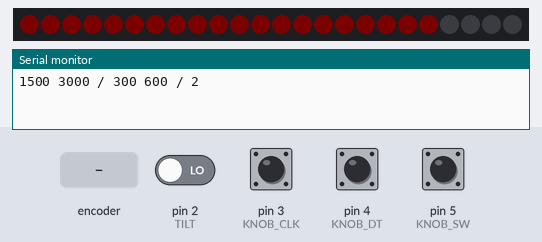
Simulated run of this sketch. Board: Arduino Uno, built with avr-gcc and run on an emulated ATmega328P. Parts: 24 RGB LEDs in strip order, left to right, the last lines printed to the serial monitor. The inputs (shaded band) are chosen by the test bench; at power-on: pin 3 (KNOB_CLK), pin 4 (KNOB_DT), pin 5 (KNOB_SW) HIGH, pin 2 (TILT) LOW. Dim RGB values are drawn brighter than linear.

Above: at 1.2 s.
1.3 s: rotary encoder on pin 3 (KNOB_CLK) / pin 4 (KNOB_DT) turned 3 steps (first pin leading)
At 2.8 s:
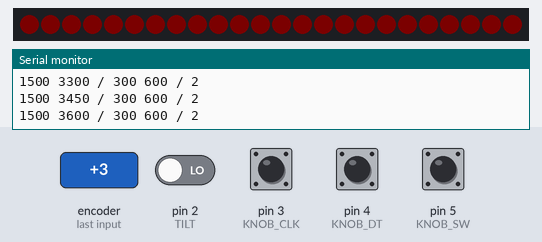
3.4 s: pin 5 (KNOB_SW) pulled LOW for 0.15 s
At 4.6 s:
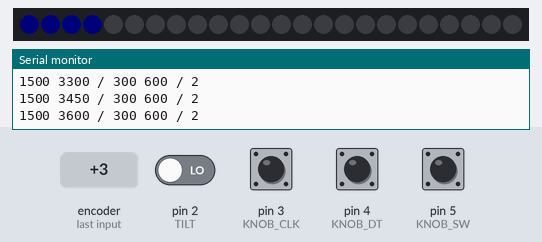
5.0 s: pin 5 (KNOB_SW) pulled LOW for 1 s
At 5.8 s:
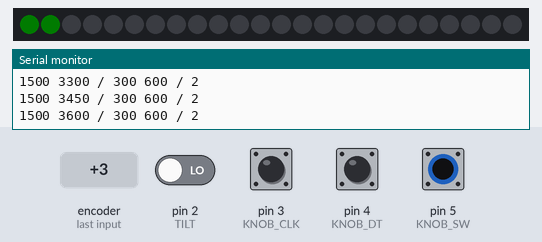
7.5 s: pin 2 (TILT) driven HIGH
At 8.7 s:
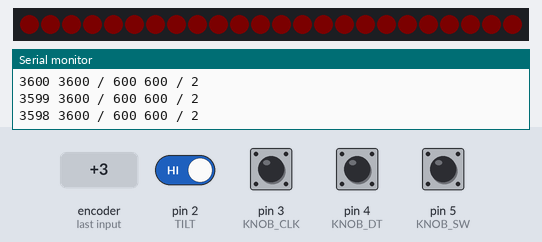
9.0 s: pin 5 (KNOB_SW) pulled LOW for 3.2 s
At 10.1 s:
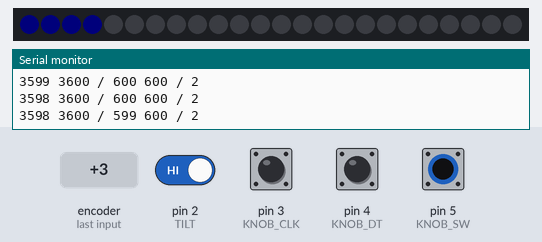
13.7 s: rotary encoder on pin 3 (KNOB_CLK) / pin 4 (KNOB_DT) turned 2 steps (second pin leading)
At 14.2 s:
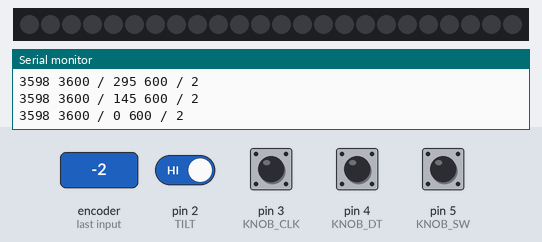
Timing chart, 0 to 16.7 s (numbered marks = the images above; inputs shaded):
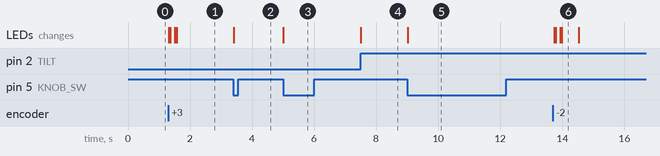

The sketch:

pomodoro-timer.ino
```cpp
//NECESSARY LIBRARIES
#include <Adafruit_NeoPixel.h>//include needed library for making ring-led's control easier

//DEFINING VALUES
const byte TILT = 2;
const byte KNOB_CLK = 3;
const byte KNOB_DT = 4;
const byte KNOB_SW = 5;
#ifdef __AVR__
#include <avr/power.h>         //Required for 16 MHz Adafruit Trinket
#endif
#define LED_COUNT 24           //number of LEDs on the ring
#define LED_PIN 6              //id of the pin that Data-in of the LED ring is connected
#define chunk  150               //how many seconds corresdponds to a chunk(2-led)

//UNCATEGORISED DEBUG VARIABLES
int DEBUG = 2;                 //to enable serial monitor debugging 1;State-Machines 2;Pomodoro Values
int a = 0;
int b = 0;
int c = 0;
int d = 0;
int e = 0;
int f = 0;


// VARIABLES ARE GROUP BY WHERE THEY APPEAR FIRST IN THE CODE

//MAIN VARIABLES
int focus_timer = (25*60);       //default focus time in seconds
int break_timer = (5*60);       //default break time in seconds
int sessions_left = 2;        //default number of sessions
int initial_focus = (50*60);  //starting value of the focus timer
int initial_break = (10*60);  //starting value of the break timer

//DISPLAY
int mode = 0;        //changes ui 0(focus), 1(break), 2(number of sessions)
int prev_st_mode = 0;//to debug display state-machine
int led_counter = 1; // number of LEDs that will light up

//MODECHANGE
int st_modechange = 0;           //initial state of the modechange state-machine
int prev_st_modechange = 0;      //to debug modechange state-machine
unsigned long t_0_modechange = 0;//initial time for modechange event
unsigned long t_modechange = 0;  //current time for modechange event
unsigned long bounce_delay = 5;  //delay in ms to prevent bounce

//SESSION SETTINGS
int st_sessionsettings = 0;           //initial state of the sessionsettings state-machine
int prev_st_sessionsettings = 0;      //to debug sessionsettings state-machine
unsigned long t_0_sessionsettings = 0;//initial time for sessionsettings event
unsigned long t_sessionsettings = 0;  //current time for sessionsettings event
int delta = 0;                        // decides if the value will increase or decrease
int prev_KNOB_CLK = 0;

//COUNTDOWN
int st_countdown = 0;           //initial state of the countdown state-machine
int prev_st_countdown = 0;      //to debug countdown state_machine
unsigned long t_0_countdown = 0;//initial time for countdown event
unsigned long t_countdown = 0;  //current time for countdown event
unsigned long second = 1000;    //seconds in ms
int started_before = 1;         //is device in the middle of a countdown? (default:no, it is a new countdown)


Adafruit_NeoPixel pixels(LED_COUNT, LED_PIN, NEO_GRB + NEO_KHZ800);


//SETUP CODE AND MAIN LOOP
void setup() {
  Serial.begin(9600);
  pinMode(TILT, INPUT);
  pinMode(KNOB_CLK, INPUT);
  pinMode(KNOB_DT, INPUT);
  pinMode(KNOB_SW, INPUT_PULLUP);
  pixels.begin();          // INITIALIZE NeoPixel pixels object (REQUIRED)
  pixels.show();           // Turn OFF all ASAP
  pixels.setBrightness(50);// Set BRIGHTNESS to about 1/5 (max = 255)
}

void loop() {//cycles trough every state-machine, and outputs the data if the DEBUG is activated
  display();
  modechange();
  sessionsettings();
  countdown();
  if (1 == DEBUG) {
    if (prev_st_mode != mode) {
      Serial.print("Display State: ");
      Serial.println(mode);
    }

    if (prev_st_modechange != st_modechange) {
      Serial.print("Modechange State: ");
      Serial.println(st_modechange);
    }

    if (prev_st_sessionsettings != st_sessionsettings) {
      Serial.print("Sessionsettings State: ");
      Serial.println(st_sessionsettings);
    }

    if (prev_st_countdown != st_countdown) {
      Serial.print("Countdown State: ");
      Serial.println(st_countdown);
    }
  }
  else if(2 == DEBUG) {
    if (a != focus_timer || b != break_timer || c != sessions_left || d != initial_focus || e != initial_break) {
      Serial.println((String)focus_timer + " " + initial_focus + " / " + break_timer + " " + initial_break + " / " + sessions_left);
      a = focus_timer;
      b = break_timer;
      c = sessions_left;
      d = initial_focus;
      e = initial_break;
    }
  }
}

//STATE-MACHINE 1 : THE DISPLAY
void display() {
  prev_st_mode = mode;//display state is saved for debugging
  pixels.clear();
  switch (mode) {
    case 0:
      {
        if (HIGH == digitalRead(TILT)) {
          led_counter = ((focus_timer + chunk - 1) / chunk);
        } else {
          led_counter = ((initial_focus + chunk - 1) / chunk);
        }
        for (int l = 0; l < led_counter; l++) {//displays the focus time by 5 minutes chunks on the LED-ring
          pixels.setPixelColor(l, pixels.Color(20, 0, 0));
        }
        break;
      }

    case 1:
      {
        if (HIGH == digitalRead(TILT)) {
          led_counter = ((break_timer + chunk - 1) / chunk);
        } else {
          led_counter = ((initial_break + chunk - 1) / chunk);
        }
        for (int l = 0; l < led_counter; l++) {//displays the break time by 5 minutes chunks on the LED-ring
          pixels.setPixelColor(l, pixels.Color(0, 0, 20));
        }
        break;
      }

    case 2:
      {
        if (HIGH == digitalRead(TILT)) {
          led_counter = sessions_left-1;
        } else {
          led_counter = sessions_left;
        }
        for (int l = 0; l < led_counter; l++) {//displays the number of sessions on the LED-ring
          pixels.setPixelColor(l, pixels.Color(0, 20, 0));
        }
        break;
      }
  }
  pixels.show();
}

//STATE-MACHİNE 2 : MODE-CHANGE
void modechange() {
  prev_st_modechange = st_modechange;//modechange state is saved for debugging
  switch (st_modechange) {

    case 0:
      {//wait for the knob to go LOW
        if (LOW == digitalRead(KNOB_SW)) { st_modechange = 1; }
        break;
      }

    case 1:{//record the time and proceed
        t_0_modechange = millis();
        st_modechange = 2;
        break;
      }

    case 2:{//check for proper bounce_delay. if bounce occurse; reset
        t_modechange = millis();
        if (t_modechange - t_0_modechange > bounce_delay) { st_modechange = 3; }
        if (HIGH == digitalRead(KNOB_SW)) { st_modechange = 0; }
        break;
      }

    case 3:{//trigger the modechange event
        mode++;
        mode = mode % 3;
        st_modechange = 4;
        break;
      }

    case 4:{//reset when knob goes HIGH
        if (HIGH == digitalRead(KNOB_SW)) { st_modechange = 0; }
        break;
      }
  }
  if(0 == sessions_left&& HIGH == digitalRead(TILT)) {
    started_before = 0;
  }
}

//STATE-MACHİNE 3 : SESSİON LENGTH AND QUANTITY ADJUSTMENTS
void sessionsettings() {
  prev_st_sessionsettings = st_sessionsettings;//sessionsettings state is saved for debugging
  switch (st_sessionsettings) {
    case 0:{//save initial knob value
        prev_KNOB_CLK = digitalRead(KNOB_CLK);
        st_sessionsettings = 1;
        break;
      }

    case 1:{//wait for the knob to be rotates
        if (prev_KNOB_CLK != digitalRead(KNOB_CLK)) {
          if (digitalRead(KNOB_CLK) != digitalRead(KNOB_DT)) { delta++; }//clokwise rotation
          if (digitalRead(KNOB_CLK) == digitalRead(KNOB_DT)) { delta--; }//counter-clockwise rotation
          st_sessionsettings = 2;
        }
        break;
      }

    case 2:{//record the time and proceed
        t_0_sessionsettings = millis();
        st_sessionsettings = 3;
        break;
      }

    case 3:{//check for proper bounce_delay. if bounce occurse; reset
        t_sessionsettings = millis();
        if (t_sessionsettings - t_0_sessionsettings > bounce_delay) { st_sessionsettings = 4; }
        if (prev_KNOB_CLK == KNOB_CLK) { st_sessionsettings = 0; }
        break;
      }

    case 4:{//direct towards the right setting
        if (0 == mode) { st_sessionsettings = 5; }//focus settings
        if (1 == mode) { st_sessionsettings = 6; }//break settings
        if (2 == mode) { st_sessionsettings = 7; }//session quantity settings
        break;
      }

    case 5:{//change focus timer
        if (HIGH == digitalRead(TILT)) {
          focus_timer = constrain(focus_timer + (delta * chunk), 0, chunk*LED_COUNT);
        } else {
          initial_focus = constrain(initial_focus + (delta * chunk), 0, chunk*LED_COUNT);
          started_before = 0;
        }
        st_sessionsettings = 8;
        delta = 0;
        break;
      }

    case 6:{//change break timer
        if (HIGH == digitalRead(TILT)) {
          break_timer = constrain(break_timer + (delta * chunk), 0, chunk*LED_COUNT);
        } else {
          initial_break = constrain(initial_break + (delta * chunk), 0, chunk*LED_COUNT);
          started_before = 0;
        }
        st_sessionsettings = 8;
        delta = 0;
        break;
      }

    case 7:{//change the number of sessions
        sessions_left = constrain(sessions_left + delta, 1, chunk*LED_COUNT);
        started_before = 0;
        st_sessionsettings = 8;
        delta = 0;
        break;
      }


    case 8:{//reset
        st_sessionsettings = 0;
        break;
      }
  }
}


//STATE-MACHİNE 4 : THE COUNTDOWN
void countdown() {
  prev_st_countdown = st_countdown;//countdown state is saved for debugging
  if (HIGH == digitalRead(TILT)) {
    switch (st_countdown) {

      case 0:{//start the initial time for the countdown event
        if(0 == started_before) {mode = 0;}
        if(sessions_left > 0) {st_countdown = 1;}
        break;
      }

      case 1:{
        t_countdown=millis();
        if(t_countdown - t_0_countdown > second) {
          if(0 == started_before) {
            focus_timer = initial_focus;
            break_timer = initial_break;
            started_before = 1;
          }
          st_countdown = 2;
        }
        break;
      }

      case 2:{//direct the countdown depending on the mode
        t_0_countdown=millis();
        if (0 == mode) { st_countdown = 3; }//focus countdown
        if (1 == mode) { st_countdown = 4; }//break countdown
        if (2 == mode) { st_countdown = 5; }//session end
        break;
      }

      case 3:{//focus countdown
        focus_timer--;
        if(0 > focus_timer){
          focus_timer = initial_focus;
          mode = 1;
        }
        started_before= 1;
        st_countdown = 6;
      break;
      }

      case 4:{//break countdown
        break_timer--;
        if(0 > break_timer){
          break_timer = initial_break;
          mode = 2;
        }
        started_before= 1;
        st_countdown = 6;
      break;
      }

      case 5:{//session end
        sessions_left--;
        st_countdown = 6;
        if(0 == sessions_left){
          colorwipe(pixels.Color(0, 20, 0), 50);// colorwipe green when all the sessions end
          st_countdown = 7;
        }
        else {
          mode = 0;
          started_before=0;
        }
        delay(3000);
        break;
      }

      case 6:{//reset
        st_countdown = 0;
        break;
      }

      case 7:{//when all the sessions end, wait for device to be turned upside down
        theaterChase(pixels.Color(0,20,0),1000);
        if(LOW == digitalRead(TILT)) {
          mode = 0;
          st_countdown = 0;
          sessions_left = 1;
          started_before=0;
        }
        break;
      }
    }
  }
}


//LED ANIMATIONS
void colorwipe(uint32_t color, int wait) {
  for(uint8_t i=0; i<pixels.numPixels(); i++) { // For each pixel in pixels...
    pixels.setPixelColor(i, color);             //  Set pixel's color (in RAM)
    pixels.show();                              //  Update pixels to match
    delay(wait);                                //  Pause for a moment
  }
}

void theaterChase(uint32_t c, uint16_t wait) {
  for (int j=0; j<1; j++) {//do 1 cycles of chasing
    for (int q=0; q < 2; q++) {
      for (uint16_t i=0; i < pixels.numPixels(); i=i+2) {
        pixels.setPixelColor(i+q, c);//turn every third pixel on
      }
      pixels.show();
      delay(wait);
      for (uint16_t i=0; i < pixels.numPixels(); i=i+2) {
        pixels.setPixelColor(i+q, 0);//turn every third pixel off
      }
    }
  }
}
```

Measured:
- after the input at 1.3 s, the LEDs: first change at once (image 1 shows a later state)
- after the input at 3.4 s, the LEDs: change at once (image 2)
- after the input at 5.0 s, the LEDs: change at once (image 3)
- after the input at 7.5 s, the LEDs: first change at once (image 4 shows a later state)
- after the input at 9.0 s, the LEDs: change at once (image 5)
- after the input at 13.7 s, the LEDs: first change at once (image 6 shows a later state)
